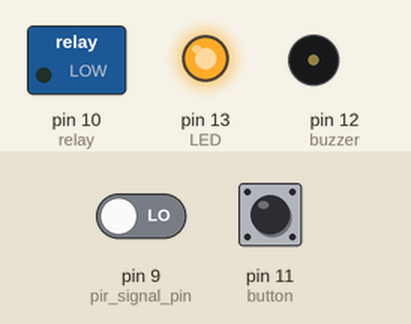
Recording of a sketch running on a simulated Arduino Uno, built with avr-gcc and run on an emulated ATmega328P. On the bench: switched loads named in the sketch (green lamp = pin HIGH), output pins drawn as LEDs (lit = HIGH), buzzer (waves = sounding). Dashed ring = blinking. Inputs (shaded band) come from the test bench; at power-on: pin 11 (button) LOW, pin 9 (pir_signal_pin) LOW.

Above: at 1.2 s.
1.3 s: pin 11 (button) pulled HIGH for 0.15 s
At 2.3 s:
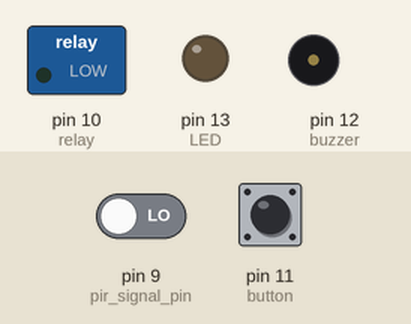
4.4 s: pin 9 (pir_signal_pin) driven HIGH
At 7.3 s:
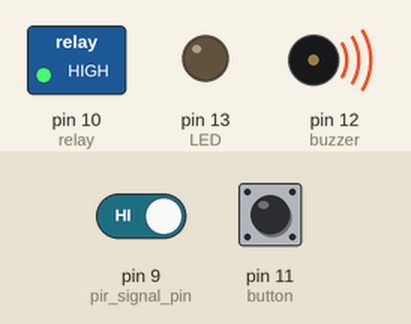
7.4 s: pin 11 (button) pulled HIGH for 1 s
At 9.4 s:
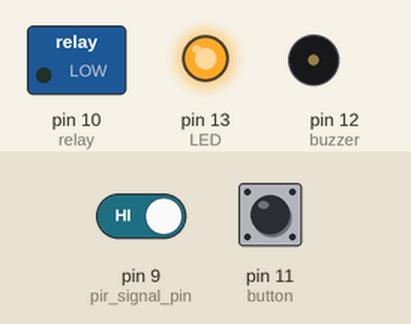
9.9 s: pin 11 (button) pulled HIGH for 3.2 s
At 14.1 s:
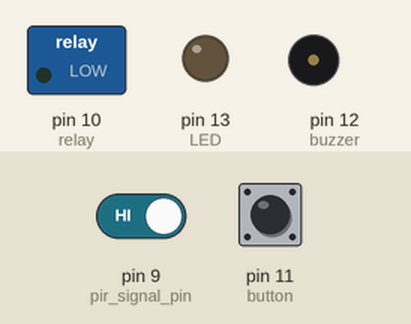
14.6 s: pin 9 (pir_signal_pin) driven LOW
At 18.14 s:
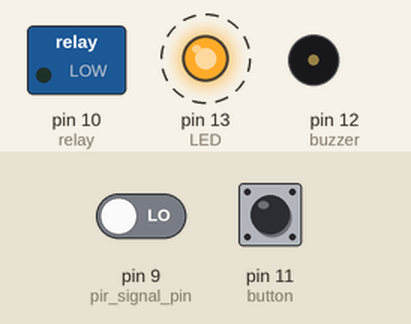
Timing chart, 0 to 18.6 s (numbered marks = the images above; inputs shaded):
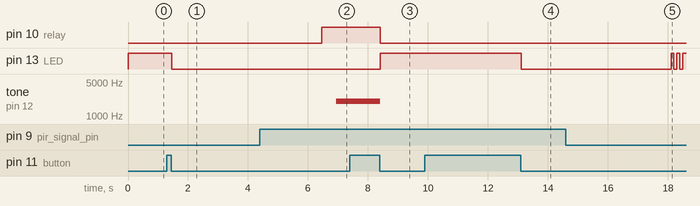

Measured:
- after the input at 1.3 s, pin 13 (LED): HIGH → LOW after 0.15 s
- after the input at 4.4 s, pin 10 (relay): LOW → HIGH after 2.1 s; pin 13 (LED): stops changing and stays LOW; tone on pin 12 (buzzer): silent → 2000 Hz after 2.5 s
- after the input at 7.4 s, pin 10 (relay): HIGH → LOW after 1.0 s; pin 13 (LED): LOW → HIGH after 1.0 s
- after the input at 9.9 s, pin 13 (LED): HIGH → LOW after 3.2 s
- after the input at 14.6 s, pin 10 (relay): stays LOW (without the input it goes to HIGH after 3.5 s); pin 13 (LED): alternates HIGH for 0.10 s and LOW for 0.10 s, starting after 3.5 s

The sketch:

PROJETO_ALARM.ino
```cpp
const int pir_signal_pin = 9;
const int relay = 10;
const int LED = 13;
const int buzzer = 12;
const int button = 11;

boolean pir_status, ledState;
int button_status, flag = 0;
unsigned long previousMillis_liga = 0, previousMillis_desliga = 0;
const long interval = 100, alarme_liga = 500, alarme_desliga = 1000;

void setup() {
  pinMode(pir_signal_pin, INPUT);
  pinMode(button, INPUT);
  pinMode(relay, OUTPUT);
  pinMode(LED, OUTPUT);
  pinMode(buzzer, OUTPUT);
  digitalWrite(LED, HIGH);
}

void loop() {

  button_status = digitalRead(button);
  if (button_status == HIGH) {
    while (button_status == HIGH) {
      button_status = digitalRead(button);
    }
    digitalWrite(relay, LOW);
    digitalWrite(LED, LOW);
    noTone(buzzer);
    flag++;
    if (flag == 0) {
      digitalWrite(LED, HIGH);
    }
    else {
      delay(5000);
      while (flag > 0) {
        pir_status = digitalRead(pir_signal_pin);
        if (pir_status == LOW) {
          unsigned long present = millis();
          if (present - previousMillis_liga >= interval) {
            previousMillis_liga = present;
            if (ledState == LOW) {
              ledState = HIGH;
            }
            else {
              ledState = LOW;
            }
            digitalWrite(LED, ledState);
          }
          digitalWrite(relay, LOW);
        }
        else {
          digitalWrite(relay, HIGH);
          digitalWrite(LED, LOW);
          while (flag > 0) {
            unsigned long present = millis();
            if (present -  previousMillis_liga >= alarme_liga) {
              previousMillis_liga = present;
              tone(buzzer, 2000);
            }
            if (present - previousMillis_desliga >= alarme_desliga) {
              previousMillis_desliga = present;
              noTone(buzzer);
            }
            button_status = digitalRead(button);
            if (button_status == HIGH) {
              flag = -1;
            }
          }
        }
      }
    }
  }
}
```
